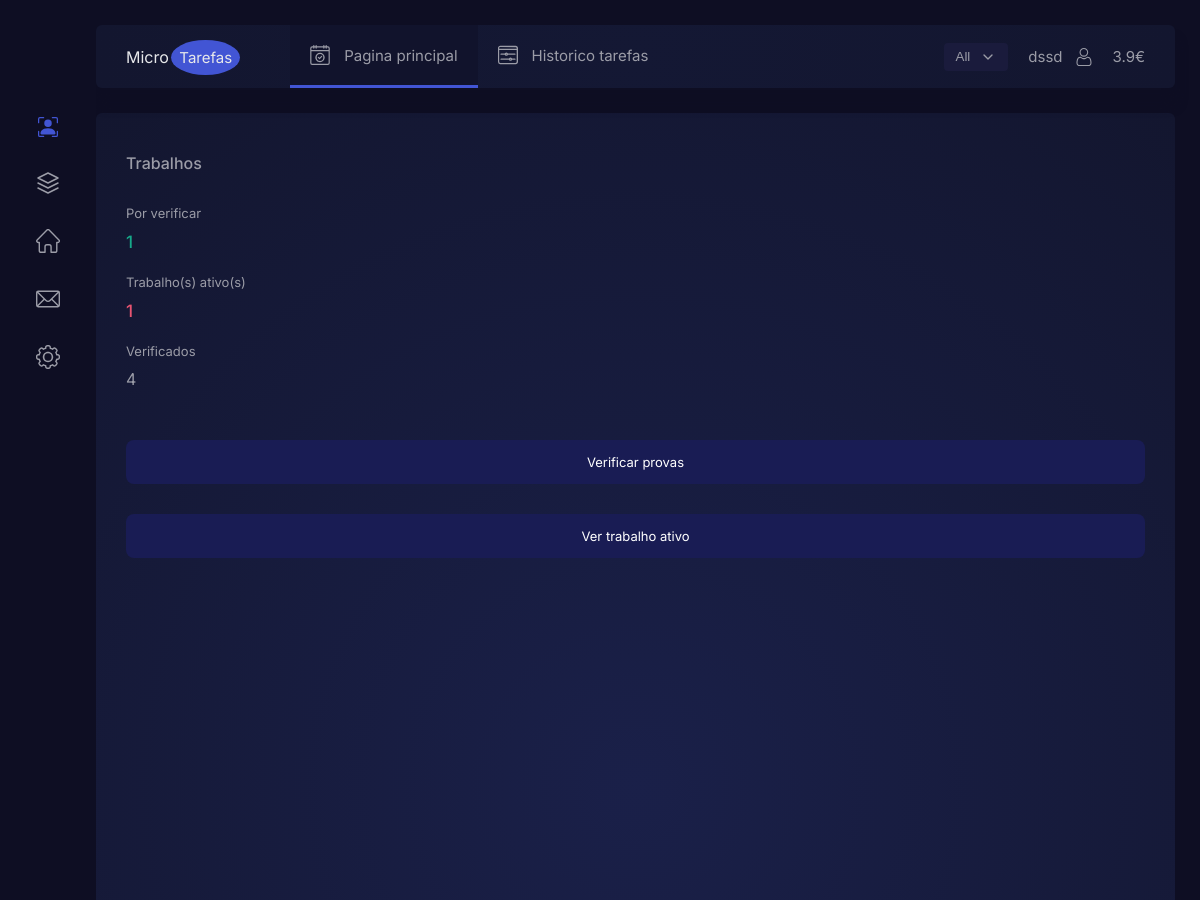
The app's page /out_perfil.php?id=5 (signed in, upper part), older data.
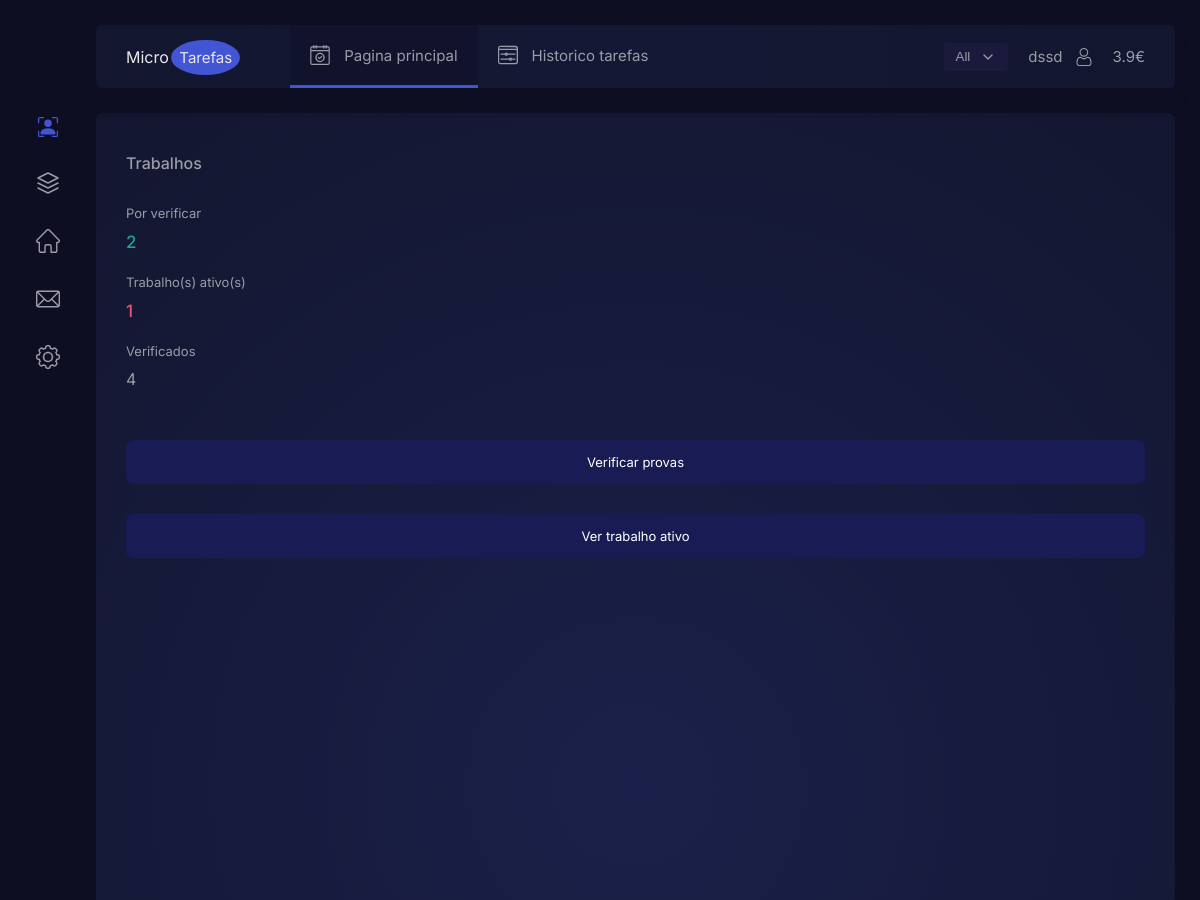
The same page, newer data.
### tables this page shows
CREATE TABLE `utilizador` (
  `id_utilizador` int(11) NOT NULL,
  `nome` varchar(20) NOT NULL,
  `sobrenome` varchar(20) NOT NULL,
  `utilizador` varchar(20) NOT NULL,
  `password` varchar(20) NOT NULL,
  `saldo` float NOT NULL,
  `arquivo` varchar(150) NOT NULL,
  `avaliacao` float NOT NULL
);

### out_perfil.php (the view, shortened to what this page needs)
<?php
$dbhost = "localhost";
$dbuser = "root";
$dbpass = "";
$dbname = "conect";
$conn = mysqli_connect($dbhost, $dbuser, $dbpass, $dbname);
$id = filter_input(INPUT_GET, 'id', FILTER_SANITIZE_NUMBER_INT);
$logado =$_SESSION['user'];
$sql = "SELECT * FROM historico_trabalho where id='$id' ";
  if($res=mysqli_query($conn,$sql)){
    $empregador= array();
  $iol = 0;
  while($reg=mysqli_fetch_assoc($res)){
    $empregador[$iol] = $reg['empregador'] ;
    $utilizador = "SELECT * FROM utilizador where utilizador = '$logado' ";
if($ress=mysqli_query($conn,$utilizador)){
    $valor_saldo = array();
    $ioll = 0;
    while($regg=mysqli_fetch_assoc($ress)){
        $valor_saldo[$ioll] = $regg['saldo'] ;
?>
<!DOCTYPE html>
<html lang="en" >
<head>
  <link rel="stylesheet" href="https://cdnjs.cloudflare.com/ajax/libs/normalize/5.0.0/normalize.min.css">
<link rel="stylesheet" href="css/style.css">
</head>
<body>
<div class="wrapper">
 <div class="left-side">
  <svg viewBox="0 0 24 24" fill="none" stroke="currentColor" stroke-width="1.5" stroke-linecap="round" stroke-linejoin="round">
   <path d="M12 2L2 7l10 5 10-5-10-5zM2 17l10 5 10-5M2 12l10 5 10-5" /></svg>
 </div>
 <div class="main-container">
  <div class="header">
   <div class="logo">Micro
    <span class=logo-det>Tarefas</span></div>
   <a class="header-link active" href="#">
    Pagina principal
   </a>
   <a class="header-link" href="historico.php">
    Historico tarefas
   </a>
   <div class="user-info">
    <button class="button">All
     <svg xmlns="http://www.w3.org/2000/svg" width="24" height="24" viewBox="0 0 24 24" fill="none" stroke="currentColor" stroke-width="2" stroke-linecap="round" stroke-linejoin="round" class="feather feather-chevron-down">
      <path d="M6 9l6 6 6-6" /></svg>
    </button>
    <div class="user-name"> <?php echo $logado; ?></div>
     <div class="hour"><?php   echo $valor_saldo[$ioll] = $regg['saldo']; ?>€</div>
   </div>
  </div>
  <div class="user-box first-box">
   <div class="discount card" style="--delay: .4s">
    <div class="title">Trabalhos</div>
    <div class="discount-wrapper">
     <div class="discount-info">
      <div class="subtitle">Por verificar</div>
      <div class="subtitle-count"><?php
      $query= "SELECT id_prova from provas where empregador = '$empregador[$iol]'";
      $query_run = mysqli_query($conn,$query);
      $row = mysqli_num_rows($query_run);
      echo $row ;
      ?></div>
      <div class="subtitle">Trabalho(s) ativo(s)</div>
      <div class="subtitle-count dist"><?php
      $query= "SELECT id_trabalho from trabalho where utilizador = '$empregador[$iol]'";
      $query_run = mysqli_query($conn,$query);
      $row = mysqli_num_rows($query_run);
      echo $row ;
      ?></div>
      <div class="subtitle">Verificados</div>
      <?php
      $query= "SELECT id from historico_trabalho where trabalhador = '$empregador[$iol]'";
      $query_run = mysqli_query($conn,$query);
      $row = mysqli_num_rows($query_run);
      echo $row ;
      ?>
     </div>
    </div>
    <div   onclick="parent.location='prova.php'" class="button offer-button"><a ></a>Verificar provas</div><br>
    <div onclick="parent.location='trabalhoativo.php'" class="button offer-button">Ver trabalho ativo</div>
   </div>
    <?php  }}  }}    ?>
  </div>
</body>
</html>

### css/style.css (style rules this page uses)
:root { --delay: 0s; }
* { outline: none; box-sizing: border-box; }
html { box-sizing: border-box; -webkit-font-smoothing: antialiased; }
body { font-family: "Inter", sans-serif; background-color: #252954; color: #9b9ca7; display: contents; }
.wrapper { background-color: #0e0e23; display: flex; height: 100vh; overflow: hidden; margin: 0 auto; }
.left-side { width: 6rem; display: flex; flex-direction: column; flex-shrink: 0; align-items: center; padding: 117px 0 40px; -webkit-animation: left 1s var(--delay) both; animation: left 1s var(--delay) both; }
.left-side svg { width: 24px; cursor: pointer; }
.left-side svg + svg { margin-top: 34px; }
.left-side svg.active, .left-side svg:hover { color: #4255d4; }
.main-container { display: flex; flex-direction: column; flex-grow: 1; padding: 25px; overflow: auto; padding-left: 0; }
.header { background: #141834; background: radial-gradient(circle, #141834 0%, #13162f 100%); box-shadow: 0 16px 12px #0e0e23; width: 100%; padding: 0 30px; -webkit-animation: top 1s both; animation: top 1s both; display: flex; align-items: center; border-radius: 6px; font-size: 15px; white-space: nowrap; position: sticky; top: 0; left: 0; z-index: 10; }
.header:before { content: ""; width: 100%; height: 25px; position: absolute; top: -25px; left: 0; background-color: #0e0e23; }
.header-link { color: #9b9ca7; text-decoration: none; display: flex; align-items: center; padding: 20px; transition: 0.3s; border-bottom: 3px solid transparent; transition: 0.3s; }
.header-link svg { width: 20px; margin-right: 14px; }
.header-link.active, .header-link:hover { background: #11132c; border-bottom: 3px solid #4255d4; }
.logo { padding: 20px 50px 20px 0; font-size: 16px; color: #e7e8ea; }
.logo-det { background: #4255d4; padding: 8px; margin-left: -2px; border-radius: 50%; font-size: 15px; }
.user-info { margin-left: auto; display: flex; align-items: center; }
.user-info svg { width: 20px; }
.user-info .profile { margin: 0 20px 0 12px; width: 18px; }
.button { display: inline-flex; align-items: center; color: #9b9ca7; background: #1a1b3c; border: none; padding: 2px 12px; border-radius: 4px; margin-right: 20px; text-decoration: none; }
.button svg { margin-left: 10px; width: 16px; }
.user-box { margin-top: 25px; display: flex; }
.card { background: #1a2049; background: radial-gradient(circle, #1a2049 0%, #13162f 100%); padding: 40px 30px; border-radius: 6px; display: flex; flex-direction: column; flex-grow: 1; width: 100%; }
.card .title { font-size: 16px; font-weight: 500; }
.card .subtitle { font-size: 13px; line-height: 1.6em; }
.discount { max-width: 320px; width: 100%; }
.discount .title { margin-bottom: 30px; }
.discount .subtitle { margin-bottom: 8px; }
.discount .subtitle-count { font-size: 17px; color: #17a98a; font-weight: 500; }
.discount .subtitle-count + .subtitle { margin-top: 20px; }
.discount .subtitle-count.dist { color: #e85471; }
.discount-wrapper { display: flex; }
.offer-button { background: #191c54; padding: 14px; text-align: center; justify-content: center; margin-top: auto; margin-right: 0; color: #fff; font-size: 13px; cursor: pointer; border-radius: 8px; margin-top: 1%; }
@media screen and (max-width: 1500px) { .discount { width: 48%; max-width: none; height: 100%; } }
@media screen and (max-width: 1500px) { .first-box { flex-wrap: wrap; } }
.user-box > * { -webkit-animation: top 1s var(--delay) both; animation: top 1s var(--delay) both; }

Row changes from the older to the newer data that the page shows:
changed utilizador: row "1" → "2"
